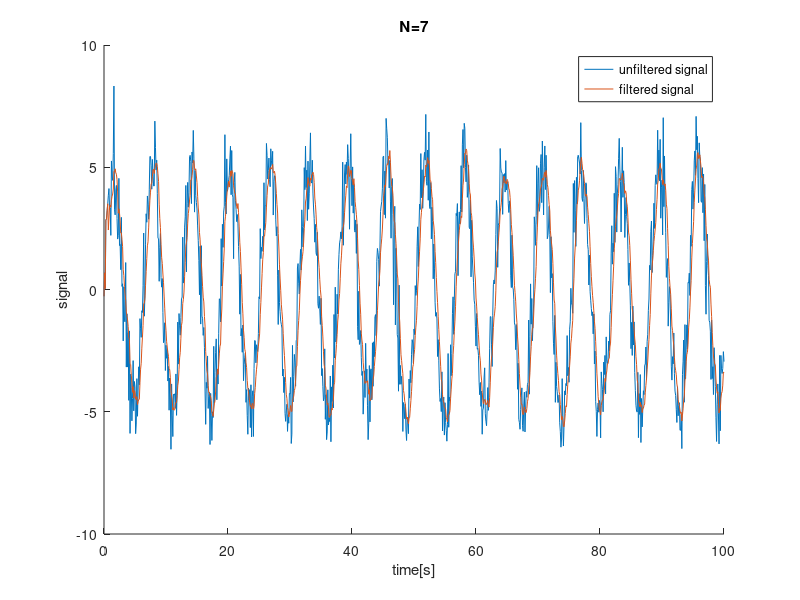

The MATLAB script that drew this image:
clear all;
close all;
clc;

txt_file = dlmread('filtered_noisy_sinusoidN7.txt');
time = txt_file(:,1);
unfiltered = txt_file(:,2);
filtered = txt_file(:,3);
hold on
title('N=7')
xlabel('time[s]')
ylabel('signal')
plot(time,unfiltered);
plot(time,filtered);
legend('unfiltered signal', 'filtered signal')
hold off

